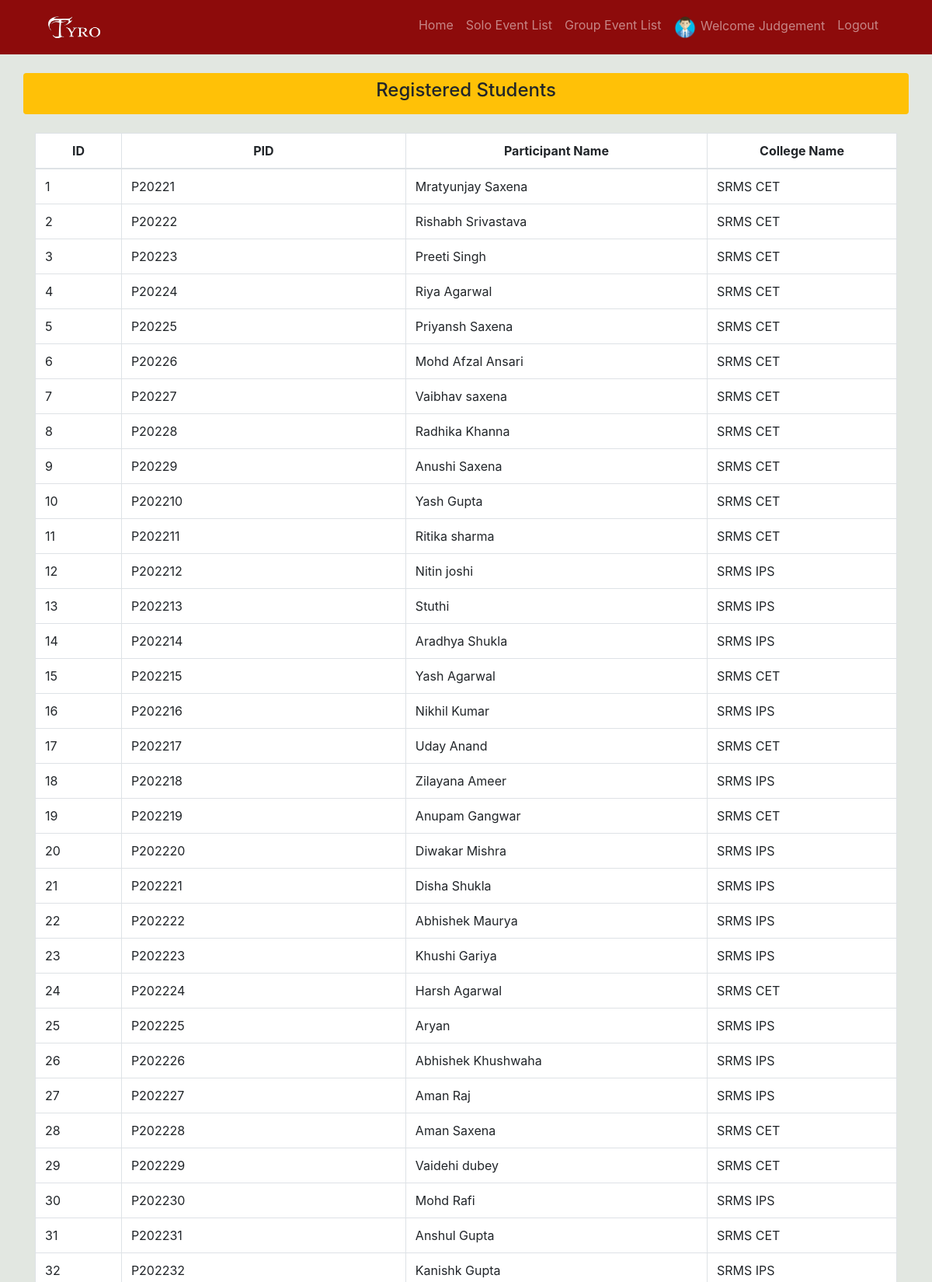
The app's page /regportal/judgement/event_details.php (upper part) with its own data.
### tables this page shows
CREATE TABLE `pid` (
  `id` int(250) NOT NULL,
  `pid` varchar(12) NOT NULL,
  `name` varchar(250) NOT NULL,
  `roll_no` varchar(13) NOT NULL,
  `phone` varchar(10) NOT NULL,
  `batch` varchar(250) NOT NULL,
  `branch` varchar(250) NOT NULL,
  `course` varchar(250) NOT NULL,
  `gender` varchar(250) NOT NULL,
  `email` varchar(250) NOT NULL,
  `ptid` varchar(255) DEFAULT NULL,
  `college` varchar(255) DEFAULT NULL,
  `date` date DEFAULT NULL,
  `generated_by` varchar(250) DEFAULT NULL
);

### regportal/judgement/event_details.php (the view, shortened to what this page needs)
<?php include('../connection.php')?>
<?php
$sql = 'SELECT * FROM pid';
$retval = mysqli_query($con,$sql);
?>
<?php include('includes/head.php')?>
<body>
  <?php include('includes/navbar.php')?>
  <div class="container">
  <div class="row rounded mt-4 bg-warning">
    <div class="col-md-12 p-2 text-center">
      <h4>Registered Students</h4>
    </div>
  </div>
  <div class="row mt-4">
    <div class="col-md-12">
      <table class="table table-bordered table-hover bg-white">
        <thead>
          <tr class="text-center">
          <th scope="col" style="width:10%">ID</th>
            <th scope="col" style="width:33%">PID</th>
            <th scope="col" style="width:35%">Participant Name</th>
            <th scope="col" style="width:37%">College Name</th>
          </tr>
        </thead>
        <tbody>
        <?php
   while ($row = mysqli_fetch_assoc($retval)) {
    ?>
     <tr>
      <td>
        <?php
         echo $row["id"]
         ?>
      </td>
      <td>
        <?php
         echo $row["pid"]
         ?>
      </td>
      <td>
        <?php
         echo $row["name"]
         ?>
      </td>
      <td>
        <?php
         echo $row["college"];
         ?>
      </td>
       <?php
   }
   ?>
        </tbody>
      </table>
    </div>
  </div>
</div>
<?php include('includes/footer.php')?>

### regportal/judgement/css/style.css (style rules this page uses)
:root { --theme: #8d0b0b; --bgcolor: #126364; --yellow: r; }
body { background: #E2E7E1; min-height: 100vh; }

### regportal/judgement/includes/head.php (style rules this page uses)
body { padding-top: 70px; }

### records on screen
pid: id "1", pid "P20221", name "Mratyunjay Saxena", college "SRMS CET"
pid: id "2", pid "P20222", name "Rishabh Srivastava", college "SRMS CET"
pid: id "3", pid "P20223", name "Preeti Singh", college "SRMS CET"
pid: id "4", pid "P20224", name "Riya Agarwal", college "SRMS CET"
pid: id "5", pid "P20225", name "Priyansh Saxena", college "SRMS CET"
pid: id "6", pid "P20226", name "Mohd Afzal Ansari", college "SRMS CET"
pid: id "7", pid "P20227", name "Vaibhav saxena", college "SRMS CET"
pid: id "8", pid "P20228", name "Radhika Khanna", college "SRMS CET"
pid: id "9", pid "P20229", name "Anushi Saxena", college "SRMS CET"
pid: id "10", pid "P202210", name "Yash Gupta", college "SRMS CET"
pid: id "11", pid "P202211", name "Ritika sharma", college "SRMS CET"
pid: id "12", pid "P202212", name "Nitin joshi", college "SRMS IPS"
pid: id "13", pid "P202213", name "Stuthi", college "SRMS IPS"
pid: id "14", pid "P202214", name "Aradhya Shukla", college "SRMS IPS"
pid: id "15", pid "P202215", name "Yash Agarwal", college "SRMS CET"
pid: id "16", pid "P202216", name "Nikhil Kumar", college "SRMS IPS"
pid: id "17", pid "P202217", name "Uday Anand", college "SRMS CET"
pid: id "18", pid "P202218", name "Zilayana Ameer", college "SRMS IPS"
pid: id "19", pid "P202219", name "Anupam Gangwar", college "SRMS CET"
pid: id "20", pid "P202220", name "Diwakar Mishra", college "SRMS IPS"
pid: id "21", pid "P202221", name "Disha Shukla", college "SRMS IPS"
pid: id "22", pid "P202222", name "Abhishek Maurya", college "SRMS IPS"
pid: id "23", pid "P202223", name "Khushi Gariya", college "SRMS IPS"
pid: id "24", pid "P202224", name "Harsh Agarwal", college "SRMS CET"
pid: id "25", pid "P202225", name "Aryan", college "SRMS IPS"
pid: id "26", pid "P202226", name "Abhishek Khushwaha", college "SRMS IPS"
pid: id "27", pid "P202227", name "Aman Raj", college "SRMS IPS"
pid: id "28", pid "P202228", name "Aman Saxena", college "SRMS CET"
pid: id "29", pid "P202229", name "Vaidehi dubey", college "SRMS CET"
pid: id "30", pid "P202230", name "Mohd Rafi", college "SRMS IPS"
pid: id "31", pid "P202231", name "Anshul Gupta", college "SRMS CET"
pid: id "32", pid "P202232", name "Kanishk Gupta", college "SRMS IPS"
